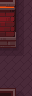

Tiled map render using the project's own tile images. Description and the whole map definition, tile-layer contents included, below:
An orthogonal 2x6 tile map with 16x16 px tiles, 3 tile layers (Back, Walls, Front) and 1 object (Gate).

<map version="1.10" tiledversion="1.10.2" orientation="orthogonal" renderorder="right-down" width="2" height="6" tilewidth="16" tileheight="16" infinite="0" nextlayerid="7" nextobjectid="2">
 <tileset firstgid="1" source="../../../Tilesets/forge_tileset.tsx" />
 <layer id="1" name="Back" width="2" height="6">
  <data encoding="csv">
0,207,
0,207,
0,207,
178,232,
203,203,
228,182
</data>
 </layer>
 <layer id="2" name="Walls" width="2" height="6">
  <data encoding="csv">
104,0,
129,0,
154,0,
0,0,
0,0,
0,0
</data>
 </layer>
 <layer id="3" name="Front" width="2" height="6">
  <data encoding="csv">
0,0,
0,0,
0,0,
0,0,
0,0,
4,0
</data>
 </layer>
 <objectgroup id="5" name="Entities">
  <object id="1" type="Gate" x="0" y="0" width="16" height="96">
   <properties>
    <property name="Orientation" value="Vertical" />
   </properties>
  </object>
 </objectgroup>
</map>
